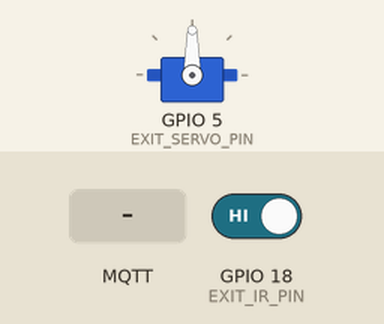
Recording of a sketch running on a simulated ESP32. Parts: servo. The test bench sets the inputs (shaded band); at power-on: GPIO 18 (EXIT_IR_PIN) HIGH. WiFi joins after 1.5 s; servers stay silent unless stated; no MQTT or app messages arrive unless stated; what the sketch prints to the serial monitor is not drawn.

Above: at 3.2 s.
3.3 s: MQTT message "1" arrives on the first subscribed topic
At 3.6 s:
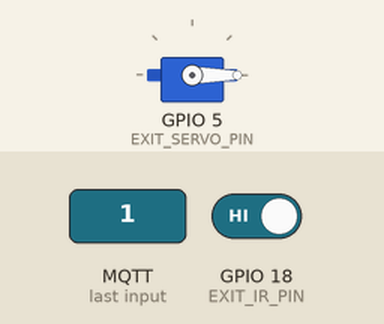
9.3 s: MQTT message "0" arrives on the first subscribed topic
At 15.5 s:
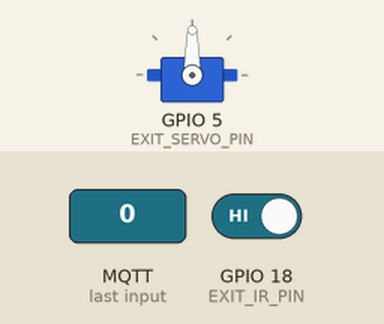
Timing chart, 0 to 15.8 s (numbered marks = the images above; inputs shaded):
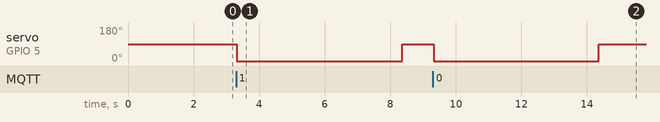

The sketch:

GateController.ino
```cpp
// ============================================================
//  GateController.ino — ESP32 Exit Gate Controller
//  Subscribes to parking/gate/exit/open
//  Publishes to parking/exit/car/detected
//  Controls 1 exit servo only
// ============================================================

#include <WiFi.h>
#include <WiFiClientSecure.h>
#include <PubSubClient.h>
#include <ArduinoJson.h>
#include <ESP32Servo.h>
#include <ArduinoOTA.h>

// ─────────────────────────────────────────
//  CONFIG
// ─────────────────────────────────────────
const char* WIFI_SSID   = "iQOO";
const char* WIFI_PASS   = "12345678";
const char* MQTT_HOST   = "6bf52feab0aa462a94eda4f44fdf671c.s1.eu.hivemq.cloud";
const int   MQTT_PORT   = 8883;
const char* MQTT_USER   = "esp32-park";
const char* MQTT_PASS   = "IoTesp32-Park";
const char* MQTT_CLIENT = "esp32-gatecontrol-01";

// ─────────────────────────────────────────
//  PIN MAP
// ─────────────────────────────────────────
#define EXIT_SERVO_PIN    5
#define EXIT_IR_PIN       18    // <-- Added Exit IR Pin (Update if wired differently)

// ─────────────────────────────────────────
//  CONSTANTS
// ─────────────────────────────────────────
#define SERVO_OPEN_DEG      0
#define SERVO_CLOSE_DEG    90
#define GATE_HOLD_MS    5000   // keep gate open for 5 seconds

// ─────────────────────────────────────────
//  OBJECTS
// ─────────────────────────────────────────
WiFiClientSecure  wifiClient;
PubSubClient      mqtt(wifiClient);
Servo             exitGate;

// ─────────────────────────────────────────
//  STATE
// ─────────────────────────────────────────
volatile bool exitOpenCmd = false;

bool          exitGateOpen = false;
unsigned long exitOpenTime = 0;

int           lastIrState  = HIGH; // <-- Tracks IR state to prevent MQTT spam

// ─────────────────────────────────────────
//  MQTT CALLBACK
// ─────────────────────────────────────────
void mqttCallback(char* topic, byte* payload, unsigned int length) {
  char msg[256];
  unsigned int copyLen = (length < 255) ? length : 255;
  memcpy(msg, payload, copyLen);
  msg[copyLen] = '\0';

  Serial.printf("[MQTT-IN] %s: %s\n", topic, msg);

  if (strcmp(topic, "parking/gate/exit/open") == 0) {
    exitOpenCmd = true;
    Serial.println("[GATE] Exit open command received");
  }
}

// ─────────────────────────────────────────
//  MQTT CONNECT + SUBSCRIBE
// ─────────────────────────────────────────
void mqttReconnect() {
  int attempts = 0;
  while (!mqtt.connected() && attempts < 5) {
    Serial.print("[MQTT] Connecting...");
    if (mqtt.connect(MQTT_CLIENT, MQTT_USER, MQTT_PASS)) {
      Serial.println(" connected.");
      mqtt.subscribe("parking/gate/exit/open");
      Serial.println("[MQTT] Subscribed to parking/gate/exit/open");
    } else {
      Serial.printf(" failed rc=%d\n", mqtt.state());
      delay(3000);
      attempts++;
    }
  }
}

// ─────────────────────────────────────────
//  GATE HELPERS
// ─────────────────────────────────────────
void openExitGate() {
  if (exitGateOpen) return;
  exitGate.write(SERVO_OPEN_DEG);
  exitGateOpen = true;
  exitOpenTime = millis();
  Serial.println("[GATE] Exit OPEN");
}

void closeExitGate() {
  if (!exitGateOpen) return;
  exitGate.write(SERVO_CLOSE_DEG);
  exitGateOpen = false;
  Serial.println("[GATE] Exit CLOSED");
}

// ─────────────────────────────────────────
//  OTA SETUP — called after WiFi connects
// ─────────────────────────────────────────
void setupOTA() {
  ArduinoOTA.setHostname("SmartPark-Gate");
  ArduinoOTA.setPassword("smartpark");

  ArduinoOTA.onStart([]() {
    Serial.println("[OTA] Update starting...");
  });
  ArduinoOTA.onEnd([]() {
    Serial.println("\n[OTA] Update complete! Rebooting...");
  });
  ArduinoOTA.onProgress([](unsigned int progress, unsigned int total) {
    Serial.printf("[OTA] Progress: %u%%\r", (progress * 100) / total);
  });
  ArduinoOTA.onError([](ota_error_t error) {
    Serial.printf("[OTA] Error[%u]: ", error);
    if      (error == OTA_AUTH_ERROR)    Serial.println("Auth Failed");
    else if (error == OTA_BEGIN_ERROR)   Serial.println("Begin Failed");
    else if (error == OTA_CONNECT_ERROR) Serial.println("Connect Failed");
    else if (error == OTA_RECEIVE_ERROR) Serial.println("Receive Failed");
    else if (error == OTA_END_ERROR)     Serial.println("End Failed");
  });

  ArduinoOTA.begin();
  Serial.printf("[OTA] Ready. Hostname: SmartPark-Gate  IP: %s\n",
                WiFi.localIP().toString().c_str());
}

// ─────────────────────────────────────────
//  SETUP
// ─────────────────────────────────────────
void setup() {
  Serial.begin(115200);
  Serial.println("\n=== GateController v2.0-OTA — Exit Only ===");

  exitGate.attach(EXIT_SERVO_PIN);
  exitGate.write(SERVO_CLOSE_DEG);
  Serial.println("[SETUP] Servo attached to pin " + String(EXIT_SERVO_PIN) + ", closed.");

  pinMode(EXIT_IR_PIN, INPUT);
  Serial.println("[SETUP] IR sensor on pin " + String(EXIT_IR_PIN) + " ready.");

  WiFi.begin(WIFI_SSID, WIFI_PASS);
  Serial.print("[WiFi] Connecting");
  while (WiFi.status() != WL_CONNECTED) { delay(500); Serial.print("."); }

  // Force Google DNS to fix ENOTFOUND on restricted networks
  IPAddress dns(8, 8, 8, 8);
  WiFi.config(WiFi.localIP(), WiFi.gatewayIP(), WiFi.subnetMask(), dns);
  delay(500); // let DNS settle

  Serial.printf("\n[WiFi] Connected. IP: %s\n", WiFi.localIP().toString().c_str());
  Serial.printf("[WiFi] DNS: %s\n", WiFi.dnsIP().toString().c_str());

  wifiClient.setInsecure();
  mqtt.setServer(MQTT_HOST, MQTT_PORT);
  mqtt.setKeepAlive(30);
  mqtt.setBufferSize(256);
  mqtt.setCallback(mqttCallback);

  mqttReconnect();

  // Initialize OTA after WiFi is connected
  setupOTA();

  Serial.println("[SETUP] Done.");
}

// ─────────────────────────────────────────
//  LOOP
// ─────────────────────────────────────────
void loop() {
  if (WiFi.status() != WL_CONNECTED) {
    Serial.println("[WiFi] Disconnected! Attempting reconnect...");
    WiFi.reconnect();
    delay(5000);
    return;
  }
  if (!mqtt.connected()) mqttReconnect();
  mqtt.loop();
  ArduinoOTA.handle();   // check for OTA updates each iteration

  unsigned long now = millis();

  // ─────────────────────────────────────────
  // EXIT IR SENSOR LOGIC
  // ─────────────────────────────────────────
  // Assuming standard LM393 IR module where LOW = object detected
  int currentIrState = digitalRead(EXIT_IR_PIN);

  if (currentIrState == LOW && lastIrState == HIGH) {
    Serial.println("[IR] >>> Car DETECTED at exit (LOW edge)");
    bool sent = mqtt.publish("parking/exit/car/detected", "true");
    Serial.println(sent ? "[IR] ✓ Published parking/exit/car/detected" : "[IR] ✗ FAILED to publish!");
  }
  if (currentIrState == HIGH && lastIrState == LOW) {
    Serial.println("[IR] Car left exit sensor (HIGH edge)");
  }
  lastIrState = currentIrState;

  // ─────────────────────────────────────────
  // EXIT GATE LOGIC
  // ─────────────────────────────────────────
  // Opens via MQTT command from dashboard
  if (exitOpenCmd) {
    exitOpenCmd = false;
    openExitGate();
    Serial.println("[EXIT] Gate opening via MQTT command");
  }

  // Auto-close after hold time
  if (exitGateOpen && (now - exitOpenTime >= GATE_HOLD_MS)) {
    Serial.printf("[GATE] Hold time %dms elapsed — auto-closing\n", GATE_HOLD_MS);
    closeExitGate();
  }

  delay(50);
}
```

Measured:
- after the input at 3.3 s, servo on GPIO 5 (EXIT_SERVO_PIN): 90° → 0° at once, → 90° 5.0 s later
- after the input at 9.3 s, servo on GPIO 5 (EXIT_SERVO_PIN): 90° → 0° at once, → 90° 5.0 s later
